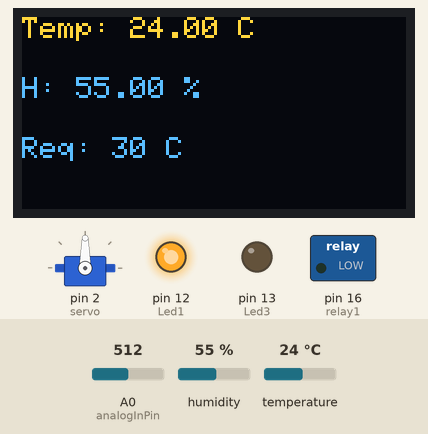
Bench run of a sketch on a simulated Arduino Uno, built with avr-gcc and run on an emulated ATmega328P. On the bench: servo, 128×64 one-colour display, switched loads named in the sketch (green lamp = pin HIGH), output pins drawn as LEDs (lit = HIGH). The inputs (shaded band) are chosen by the test bench; at power-on: temperature 24 °C, A0 (analogInPin) = 512, humidity 55 %. The OLED is the two-colour kind (top 16 rows yellow); pins used as bus, display or sensor lines are not drawn; what the sketch prints to the serial monitor is not drawn.

Above: at 3.6 s.
3.7 s: temperature set to 26 °C
At 5.4 s:
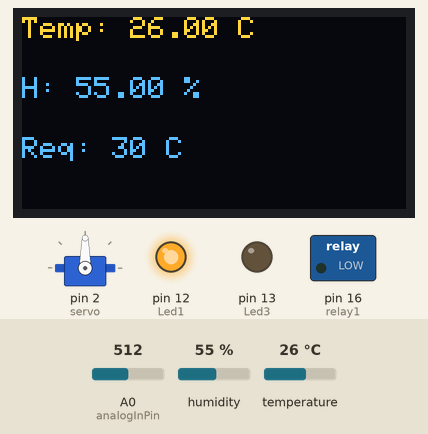
6.6 s: temperature set to 29 °C
At 7.8 s:
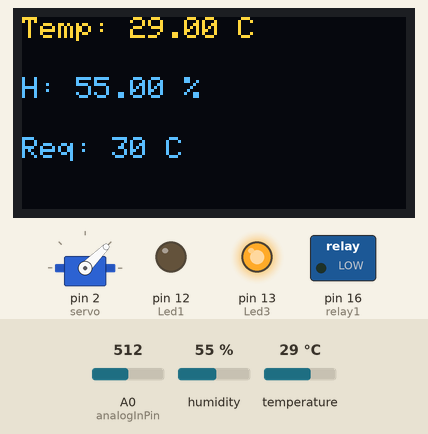
8.7 s: A0 (analogInPin) set to 366
At 10.1 s:
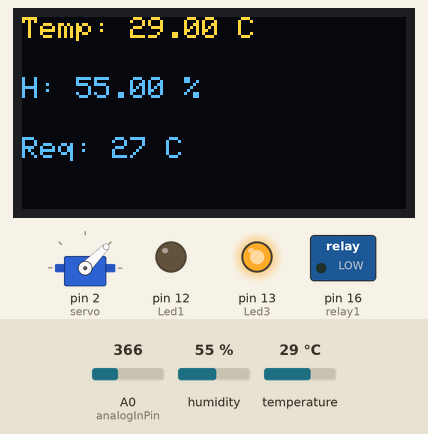
10.8 s: A0 (analogInPin) set to 348
At 12.5 s:
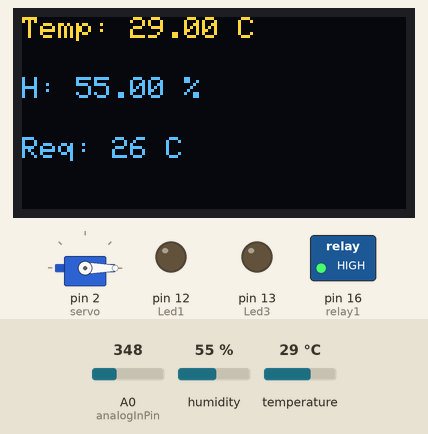
12.9 s: temperature set to 27 °C
At 14.7 s:
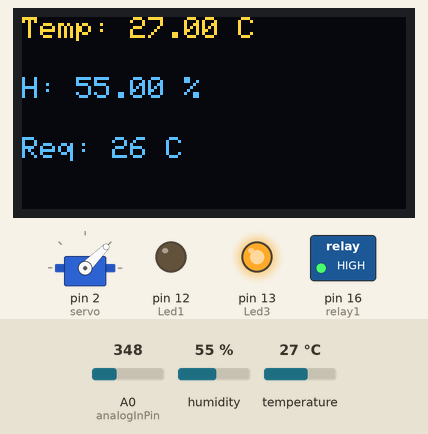
15.0 s: humidity set to 22 %
At 15.9 s:
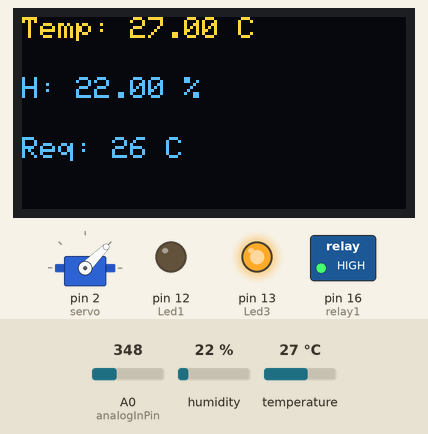
Timing chart, 0 to 18.0 s (numbered marks = the images above; inputs shaded):
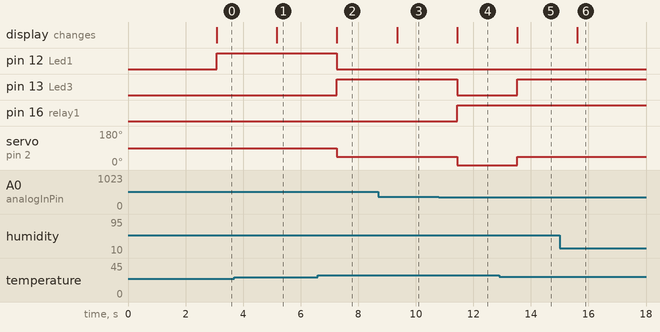

The sketch:

oled_temp.ino
```cpp
#include <Wire.h>
#include <Adafruit_GFX.h>
#include <Adafruit_SSD1306.h>
#include <Adafruit_Sensor.h>
#include <DHT.h>
#include <Servo.h>

#define SCREEN_WIDTH 128 // OLED display width, in pixels
#define SCREEN_HEIGHT 64 // OLED display height, in pixels
Servo servo;
// Declaration for an SSD1306 display connected to I2C (SDA, SCL pins)
Adafruit_SSD1306 display(SCREEN_WIDTH, SCREEN_HEIGHT, &Wire, -1);

#define DHTPIN 14     // Digital pin connected to the DHT sensor


#define relay1 16

#define Led1 12
#define Led2 0
#define Led3 13

const int analogInPin= A0;
// Uncomment the type of sensor in use:
#define DHTTYPE    DHT11     // DHT 11
//#define DHTTYPE    DHT22     // DHT 22 (AM2302)
//#define DHTTYPE    DHT21     // DHT 21 (AM2301)

DHT dht(DHTPIN, DHTTYPE);
int sensorValue = 0;


void setup() {
  Serial.begin(115200);

  dht.begin();

   servo.attach(2);
 pinMode (relay1, OUTPUT);

 pinMode (Led1, OUTPUT);
 pinMode (Led2, OUTPUT);
 pinMode (Led3, OUTPUT);

  if(!display.begin(SSD1306_SWITCHCAPVCC, 0x3C)) {
    Serial.println(F("SSD1306 allocation failed"));
    for(;;);
  }
  delay(2000);
  display.clearDisplay();
  display.setTextColor(WHITE);
}

void loop() {
  delay(1000);
  sensorValue = analogRead(analogInPin);
 int temp = map(sensorValue, 0, 1024, 20 , 40);
  int hi = temp+2;
   int lo = temp-2;
  //read temperature and humidity
  float t = dht.readTemperature();
  float h = dht.readHumidity();
  Serial.print(sensorValue);
  Serial.print("   ");
  Serial.print(temp);
  Serial.print("   ");
  Serial.print(h);
  Serial.print("   ");
  Serial.print(t);
  Serial.println(" ");
  if (isnan(h) || isnan(t)) {
    Serial.println("Failed to read from DHT sensor!");
  }
  // clear display
  display.clearDisplay();
  display.setTextSize(1);
  // display temperature
  display.setCursor(0,0);
  display.print("Temp: ");
  display.print(t);
  display.print(" ");
  display.print("C");
  display.setTextSize(1);
  // display humidity
  display.setCursor(0, 20);
  display.print("H: ");
  display.print(h);
  display.print(" %");

  display.setTextSize(1);
display.setCursor(0, 40);
  display.print("Req: ");
  display.print(temp);
  display.print(" C ");
  display.display();

  if (t>hi){
    digitalWrite(relay1, HIGH);
    digitalWrite(Led2, HIGH);
    digitalWrite(Led1,LOW);
    servo.write(0);
    digitalWrite(Led3,LOW);

  }else if ((t<=hi)&&(t>=lo)){

      digitalWrite(Led1,LOW);
      digitalWrite(Led2,LOW);
      servo.write(45);
      digitalWrite(Led3,HIGH);

    }
    else
    {


      digitalWrite(relay1,LOW);
      servo.write(90);
      digitalWrite(Led2,LOW);
      digitalWrite(Led3,LOW);
     digitalWrite(Led1,HIGH);
  }
}
```

Measured:
- the behaviour switches between 27 and 28 °C on temperature (found by bisection; images 1 and 2)
- the behaviour switches between 359 and 358 on A0 (analogInPin) (found by bisection; images 3 and 4)
- the behaviour switches between 29 and 28 °C on temperature (found by bisection; images 4 and 5)
- after the input at 3.7 s, the display: changes after 1.5 s (image 1)
- after the input at 6.6 s, pin 12 (Led1): HIGH → LOW after 0.66 s; pin 13 (Led3): LOW → HIGH after 0.66 s; servo on pin 2 (servo): 90° → 45° after 0.66 s; the display: changes after 0.66 s (image 2)
- after the input at 8.7 s, the display: changes after 0.65 s (image 3)
- after the input at 10.8 s, pin 13 (Led3): HIGH → LOW after 0.64 s; pin 16 (relay1): LOW → HIGH after 0.64 s; servo on pin 2 (servo): 45° → 0° after 0.64 s; the display: changes after 0.64 s (image 4)
- after the input at 12.9 s, pin 13 (Led3): LOW → HIGH after 0.62 s; servo on pin 2 (servo): 0° → 45° after 0.62 s; the display: changes after 0.62 s (image 5)
- after the input at 15.0 s, the display: changes after 0.61 s (image 6)
